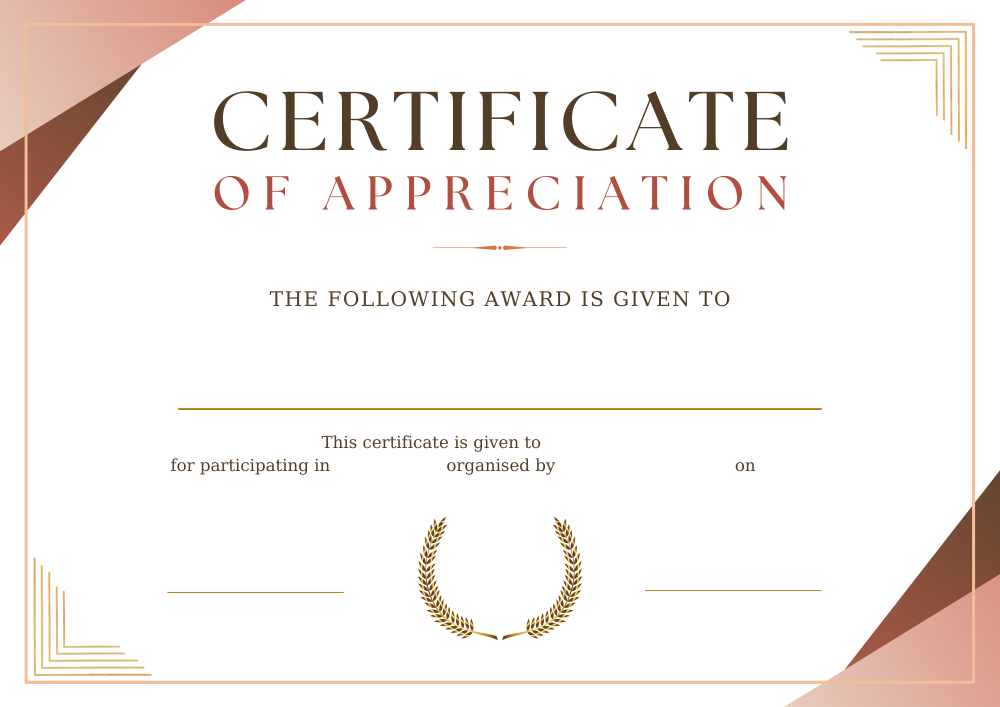
#> input picture certificates/cert/cert3.png, 2000 x 1414 px, found by its file name (shown at 1/2 size)
$ python certificate3.py   (older library calls are emulated)
#> lines starting #> are read from the running program, lines starting #| are printed output that depends on the picture
from PIL import Image,ImageDraw,ImageFont
import os
if not os.path.exists('certificates/certificatesave'):
    os.makedirs('certificates/certificatesave')
#FONT_FILE = ImageFont.truetype("arial.ttf", 50)
#FONT_FILE_o = ImageFont.truetype("arial.ttf", 30)
FONT_COLOR = "#000000"
t1 = Image.open('certificates/cert/cert3.png')
#> t1 is the input picture: PIL image 2000x1414 RGBA; mean R, G, B, A 247.1, 241.8, 239, 255
WIDTH, HEIGHT = t1.size
#> WIDTH = 2000; HEIGHT = 1414
def make_certificates3(name,event,date,org,desig,n1,url1,log1):
#> called with name = 'Soham Chakraborty', event = 'Metathon', date = '28.12.2022', org = 'Presidency', desig = 'Principal', n1 = 'Mitra Basu', url1 = 'signs/sig1.png', log1 = 'logos/logo1.png'
    image_source = Image.open('certificates/cert/cert3.png')
    draw = ImageDraw.Draw(image_source)
    name_width, name_height = draw.textsize(name)
#> name_width = 92; name_height = 12
    draw.text((813,720), name, fill=FONT_COLOR,font=ImageFont.truetype("arial.ttf",75))
    event_width, event_height = draw.textsize(event)
#> event_width = 45; event_height = 10
    draw.text((696,913), event, fill=FONT_COLOR,font=ImageFont.truetype("arial.ttf",30))
    date_width, date_height = draw.textsize(date)
#> date_width = 52; date_height = 10
    draw.text((1560,912), date, fill=FONT_COLOR,font=ImageFont.truetype("arial.ttf",30))
    org_width, org_height = draw.textsize(org)
#> org_width = 53; org_height = 12
    draw.text((1153,910), org, fill=FONT_COLOR,font=ImageFont.truetype("arial.ttf",30))
    name_width, name_height = draw.textsize(name)
    draw.text((1132,862), name, fill=FONT_COLOR,font=ImageFont.truetype("arial.ttf",30))

    desig_width, desig_height = draw.textsize(desig)
#> desig_width = 42; desig_height = 12
    draw.text((432,1220), desig, fill=FONT_COLOR,font=ImageFont.truetype("arial.ttf",30))
    #design_width, design_height = draw.textsize(design)
    #draw.text((1404,1204), design, fill=FONT_COLOR,font=ImageFont.truetype("arial.ttf",30))
    n1_width, n1_height = draw.textsize(n1)
#> n1_width = 48; n1_height = 10
    draw.text((433,1133), n1, fill=FONT_COLOR,font=ImageFont.truetype("arial.ttf",30))
    # [4 lines of commented-out code are left out]

    insert_image1 = Image.open(url1)
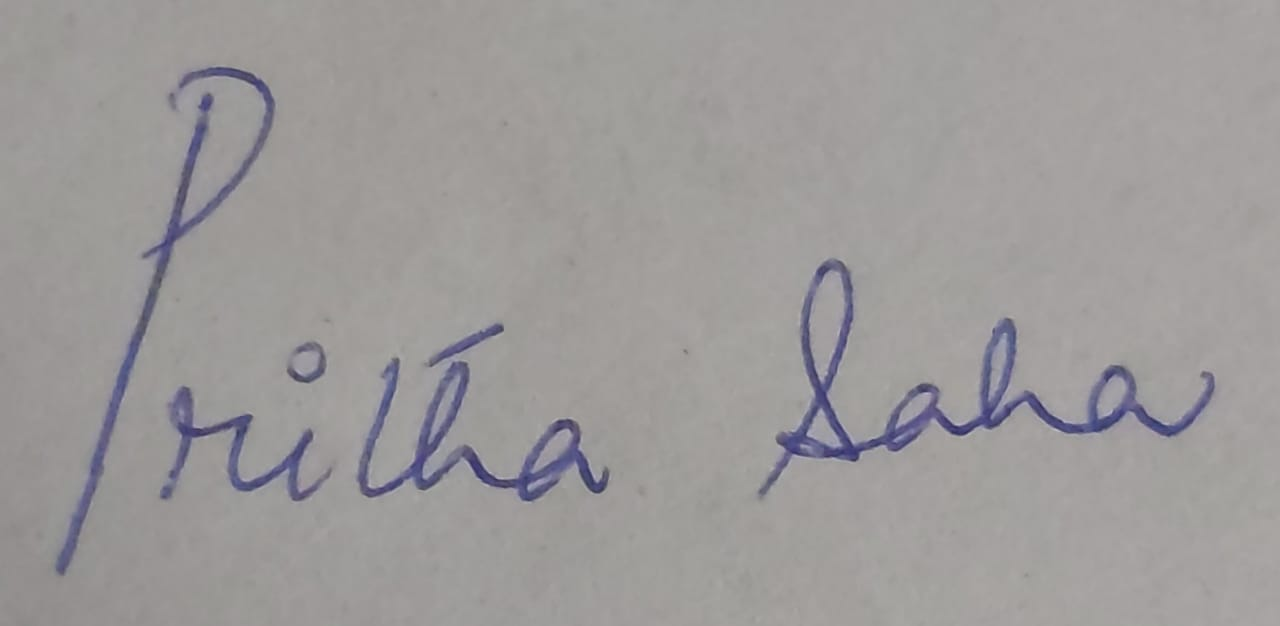
#> input picture certificates/signs/sig1.png, 1280 x 626 px
#> insert_image1 is the input picture: PIL image 1280x626 RGB; mean R, G, B 157.3, 154.4, 154.2
    #insert_image2 = Image.open(url2)

    width1, height1 = insert_image1.size
#> width1 = 1280; height1 = 626
    #width2, height2 = insert_image2.size
    x = width1/height1
#> x = 2.04
    #y = width2/height2
    if x <= 3 :
        insert_image1 = insert_image1.resize((250,75))
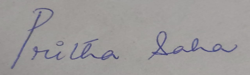
#> insert_image1: PIL image 250x75 RGB; mean R, G, B 157.3, 154.4, 154.2
        image_source.paste(insert_image1, (400,1040))
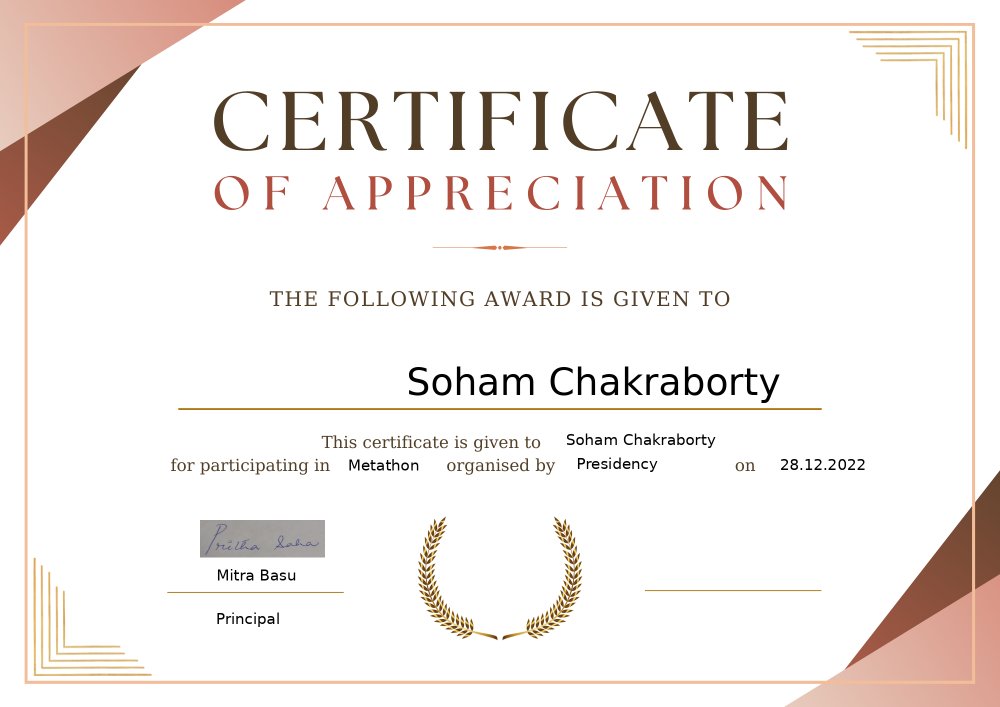
#> image_source: PIL image 2000x1414 RGBA (shown at 1/2 size); mean R, G, B, A 244.8, 239.4, 236.6, 255
    else:
        insert_image1 = insert_image1.resize((450,75))
        image_source.paste(insert_image1, (400,1040))

    # [6 lines of commented-out code are left out]

#> (the run stopped early here; a loop or call above may not have finished)
